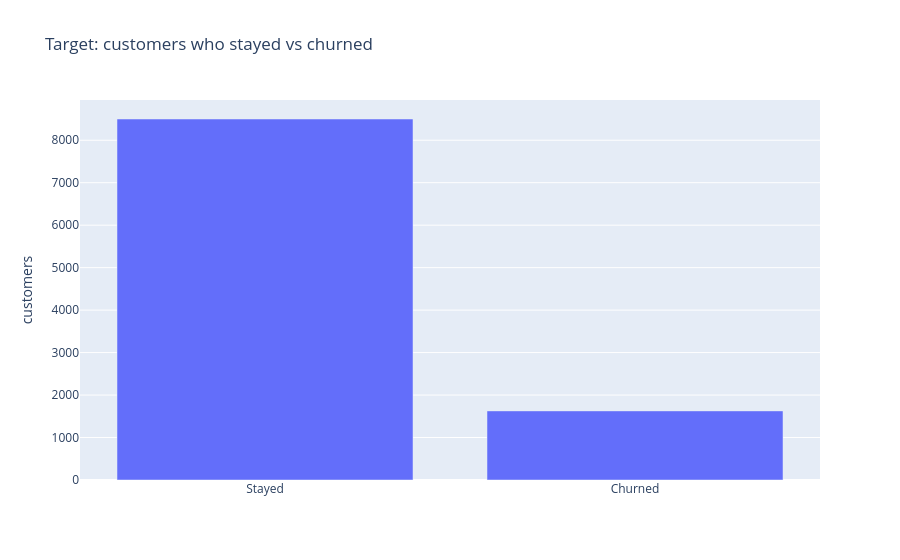

The code cell stored with this chart in its notebook:
### Code cell
def target_plot():
    counts = clean["Churned"].map({0: "Stayed", 1: "Churned"}).value_counts()
    fig = go.Figure(go.Bar(x=counts.index.tolist(), y=counts.values.tolist()))
    fig.update_layout(title="Target: customers who stayed vs churned", yaxis_title="customers")
    return fig

def feature_plot(col):
    fig = go.Figure()
    for flag, name in [(0, "Stayed"), (1, "Churned")]:
        fig.add_histogram(x=clean.loc[clean["Churned"] == flag, col], name=name,
                          opacity=0.6, histnorm="probability")
    fig.update_layout(barmode="overlay", title=f"{col} by outcome",
                      xaxis_title=col, yaxis_title="share of group")
    return fig

target_plot()

### Figure 1 — Plotly figure (JSON) as saved in the notebook; plotly's stock layout.template omitted (floating-point values rounded to 4 significant figures)
{"data": [{"type": "bar", "x": ["Stayed", "Churned"], "y": [8500, 1627]}], "layout": {"title": {"text": "Target: customers who stayed vs churned"}, "yaxis": {"title": {"text": "customers"}}}}
